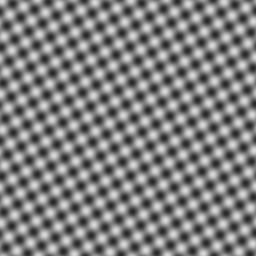
#> input picture data/samples/crossing_030_120.png, 256 x 256 px
$ python -i analysis.py   (imports and definitions only)   (older library calls are emulated)
#> lines starting #> are read from the running program, lines starting #| are printed output that depends on the picture; after the words box and inside, x2 and y2 are one past the last pixel; in counts of white or black regions, pixels touching at a corner belong together
#> further down, picture is the input picture: shape (256, 256, 3); min 38, max 217, mean 127.5
"""Spatial and Fourier texture orientation, with a shared mathematical convention.

Angles describe STRUCTURES, not their gradient normals. 0 deg is horizontal,
90 deg is vertical, positive angles are counter-clockwise, modulo 180 deg.
The implementations are independent of the Fiji Directionality Java plugin.
"""

from __future__ import annotations

import math
from dataclasses import asdict, dataclass
from typing import Any

import cv2
import numpy as np
from scipy.ndimage import gaussian_filter1d
from scipy.signal import find_peaks

EPS = 1e-15


@dataclass(frozen=True)
class AnalysisConfig:
    bins: int = 180
    gaussian_sigma: float = 1.0
    sobel_size: int = 5
    gradient_threshold: float = 0.05
    gradient_weight: int = 2
    histogram_sigma_deg: float = 2.0
    min_frequency: float = 0.02
    max_frequency: float = 0.45
    use_hann: bool = True
    max_size: int = 2048

    def validate(self) -> None:
        if type(self.bins) is not int or not 18 <= self.bins <= 720:
            raise ValueError("bins must be an integer in [18, 720].")
        if type(self.sobel_size) is not int or self.sobel_size not in (3, 5, 7):
            raise ValueError("sobel_size must be 3, 5 or 7.")
        if type(self.gradient_weight) is not int or self.gradient_weight not in (1, 2):
            raise ValueError("gradient_weight must be 1 or 2.")
        numbers = [
            self.gaussian_sigma,
            self.gradient_threshold,
            self.histogram_sigma_deg,
            self.min_frequency,
            self.max_frequency,
        ]
        if not all(isinstance(x, (int, float)) and math.isfinite(x) for x in numbers):
            raise ValueError("All numeric parameters must be finite.")
        if not 0 <= self.gaussian_sigma <= 5:
            raise ValueError("gaussian_sigma must be in [0, 5].")
        if not 0 <= self.gradient_threshold < 1:
            raise ValueError("gradient_threshold must be in [0, 1).")
        if not 0 <= self.histogram_sigma_deg <= 15:
            raise ValueError("histogram_sigma_deg must be in [0, 15].")
        if not 0 <= self.min_frequency < self.max_frequency <= 0.5:
            raise ValueError("Require 0 <= min_frequency < max_frequency <= 0.5 cycles/pixel.")
        if type(self.use_hann) is not bool:
            raise ValueError("use_hann must be a Boolean.")
        if type(self.max_size) is not int or not 64 <= self.max_size <= 4096:
            raise ValueError("max_size must be an integer in [64, 4096].")


@dataclass
class AnalysisResult:
    config: AnalysisConfig
    metadata: dict[str, Any]
    angles: np.ndarray
    gray: np.ndarray
    processed: np.ndarray
    gx: np.ndarray
    gy: np.ndarray
    magnitude: np.ndarray
    texture_angles: np.ndarray
    valid_mask: np.ndarray
    orientation_rgb: np.ndarray
    fft_power: np.ndarray
    fft_log: np.ndarray
    frequency_mask: np.ndarray
    spatial_raw: np.ndarray
    spatial_hist: np.ndarray
    fourier_raw: np.ndarray
    fourier_hist: np.ndarray
    spatial_stats: dict[str, Any]
    fourier_stats: dict[str, Any]
    warnings: list[str]

    # [10 lines left out: function summary, not called in this run]


def axial_error(a: float | np.ndarray, b: float | np.ndarray):
    """Smallest angular distance for undirected axes, always in [0, 90]."""
    d = np.abs((np.asarray(a) - np.asarray(b) + 90.0) % 180.0 - 90.0)
    return float(d) if d.ndim == 0 else d


def prepare_image(
    image: np.ndarray, config: AnalysisConfig, roi: tuple[int, int, int, int] | None = None
):
    """Validate, crop, convert RGB to luminance, normalize and resize isotropically.

    Array inputs with three channels are RGB, NOT OpenCV BGR. Inputs must be
    finite real values. Per-image min-max normalization is used, so brightness
    and contrast cannot be compared quantitatively between separate images.
    """
    arr = np.asarray(image)
    if arr.ndim not in (2, 3) or arr.size == 0:
        raise ValueError("Expected a nonempty 2D grayscale or HxWx3 RGB image.")
    if arr.ndim == 3 and arr.shape[2] not in (3, 4):
        raise ValueError("Color images must have three RGB or four RGBA channels.")
    if not (np.issubdtype(arr.dtype, np.number) or arr.dtype == np.bool_):
        raise ValueError("Image pixels must be numeric.")
    if np.iscomplexobj(arr) or not np.all(np.isfinite(arr)):
        raise ValueError("Complex, NaN and infinite image values are not supported.")
    original_shape = list(arr.shape[:2])
    if roi is not None:
        if len(roi) != 4 or any(type(v) is not int for v in roi):
            raise ValueError("ROI must be four integers: x y width height.")
        x, y, w, h = roi
        if min(x, y) < 0 or min(w, h) < 32 or x + w > arr.shape[1] or y + h > arr.shape[0]:
            raise ValueError("ROI must be inside the image and at least 32x32 pixels.")
        arr = arr[y : y + h, x : x + w]
    if min(arr.shape[:2]) < 32:
        raise ValueError("Image must be at least 32x32 pixels.")
    arr = arr.astype(np.float64)
    if arr.ndim == 3:
        if arr.shape[2] == 4:
            alpha = arr[..., 3]
            alpha_max = 255.0 if alpha.max() > 1 else 1.0
            alpha = np.clip(alpha / alpha_max, 0, 1)
            white = 255.0 if arr[..., :3].max() > 1 else 1.0
            arr = arr[..., :3] * alpha[..., None] + white * (1 - alpha[..., None])
        arr = 0.299 * arr[..., 0] + 0.587 * arr[..., 1] + 0.114 * arr[..., 2]
#> arr: shape (256, 256) float64
    lo, hi = float(arr.min()), float(arr.max())
#> lo = 38; hi = 217
    arr = (arr - lo) / (hi - lo) if hi > lo else np.zeros_like(arr)
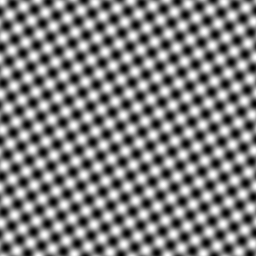
#> arr: shape (256, 256) float64; min 0, max 1, mean 0.5
    cropped_shape = list(arr.shape)
    scale = min(1.0, config.max_size / max(arr.shape))
    if scale < 1:
        width = max(1, int(round(arr.shape[1] * scale)))
        height = max(1, int(round(arr.shape[0] * scale)))
        arr = cv2.resize(arr, (width, height), interpolation=cv2.INTER_AREA)
        if min(arr.shape) < 32:
            raise ValueError("Aspect ratio is too extreme after downsampling; crop an ROI.")
    processed = arr.copy()
    if config.gaussian_sigma > 0:
        processed = cv2.GaussianBlur(
            processed, (0, 0), config.gaussian_sigma, borderType=cv2.BORDER_REFLECT_101
        )
    meta = {
        "original_shape_hw": original_shape,
        "cropped_shape_hw": cropped_shape,
        "analysis_shape_hw": list(arr.shape),
        "resize_scale": scale,
        "roi_xywh": list(roi) if roi else None,
        "input_min": lo,
        "input_max": hi,
        "normalization": "per-image min-max to [0,1]",
        "pixel_spacing_assumption": "square pixels; frequency in cycles/analysis-pixel",
    }
    return arr, processed, meta


def normalized_histogram(angles: np.ndarray, weights: np.ndarray, bins: int, sigma_deg: float):
    """Circular linear voting to centers 0, step, ..., 180-step degrees."""
    a = np.asarray(angles, dtype=np.float64).ravel()
    w = np.asarray(weights, dtype=np.float64).ravel()
    if a.size != w.size:
        raise ValueError("angles and weights must have identical sizes.")
    good = np.isfinite(a) & np.isfinite(w) & (w > 0)
    a, w = a[good], w[good]
    hist = np.zeros(bins, dtype=np.float64)
    if w.size and float(w.sum()) > EPS:
        u = (a % 180.0) * (bins / 180.0)
        i = np.floor(u).astype(np.int64)
        frac = u - i
        hist += np.bincount(i % bins, weights=w * (1 - frac), minlength=bins)
        hist += np.bincount((i + 1) % bins, weights=w * frac, minlength=bins)
        hist /= hist.sum()
    smooth = hist.copy()
    if sigma_deg > 0 and smooth.sum() > 0:
        smooth = gaussian_filter1d(smooth, sigma_deg * bins / 180.0, mode="wrap")
        smooth /= smooth.sum()
    return hist, smooth


def _refine_peak(hist: np.ndarray, index: int) -> float:
    """Three-bin parabolic interpolation; not a Gaussian fit."""
    left, mid, right = hist[(index - 1) % len(hist)], hist[index], hist[(index + 1) % len(hist)]
    denom = left - 2 * mid + right
    delta = 0.0 if abs(denom) < EPS else float(np.clip(0.5 * (left - right) / denom, -0.5, 0.5))
    return float(((index + delta) * 180.0 / len(hist)) % 180.0)


def histogram_statistics(hist: np.ndarray) -> dict[str, Any]:
    n = len(hist)
    if float(hist.sum()) <= EPS:
        return {
            "has_signal": False,
            "peak_angle_deg": None,
            "mean_angle_deg": None,
            "resultant_length": None,
            "entropy_normalized": None,
            "peak_mass_pm10deg": None,
            "peaks_deg": [],
            "interpretation": "no_signal",
        }
    p = np.asarray(hist, float) / np.sum(hist)
    angles = np.arange(n) * 180.0 / n
    z = np.sum(p * np.exp(2j * np.deg2rad(angles)))
    r = float(np.clip(abs(z), 0, 1))
    mean = float((0.5 * np.rad2deg(np.angle(z))) % 180) if r > 1e-8 else None
    nz = p[p > 0]
    entropy = float(np.clip(-np.sum(nz * np.log(nz)) / np.log(n), 0, 1))
    peak = _refine_peak(p, int(np.argmax(p)))
    mass = float(p[axial_error(angles, peak) <= 10].sum())
    distance = max(1, int(round(10 * n / 180)))
    candidates, properties = find_peaks(
        np.tile(p, 3), prominence=float(0.08 * p.max()), distance=distance
    )
    candidates = candidates[(candidates >= n) & (candidates < 2 * n)] - n
    candidates = sorted(candidates, key=lambda i: p[i], reverse=True)
    peaks = [_refine_peak(p, int(i)) for i in candidates[:3]]
    if not peaks and p.max() - p.min() > 1e-10:
        peaks = [peak]
    if r < 0.45 and len(peaks) >= 2 and mass > 0.18:
        interpretation = "multimodal_or_mixed"
    elif r < 0.15 and entropy > 0.90:
        interpretation = "diffuse_or_weakly_oriented"
    elif r > 0.70:
        interpretation = "strong_single_axis_component"
    else:
        interpretation = "mixed_or_moderately_oriented"
    return {
        "has_signal": True,
        "peak_angle_deg": peak,
        "mean_angle_deg": mean,
        "resultant_length": r,
        "entropy_normalized": entropy,
        "peak_mass_pm10deg": mass,
        "peaks_deg": peaks,
        "interpretation": interpretation,
    }


def _orientation_map(
    gray: np.ndarray, angles: np.ndarray, magnitude: np.ndarray, mask: np.ndarray
) -> np.ndarray:
    hsv = np.zeros((*gray.shape, 3), dtype=np.float32)
    hsv[..., 0] = (angles * 2).astype(np.float32)
    reference = float(np.percentile(magnitude[mask], 95)) if np.any(mask) else 1.0
    hsv[..., 1] = np.where(mask, np.clip(magnitude / max(reference, EPS), 0, 1), 0)
    hsv[..., 2] = 0.2 + 0.8 * gray
    rgb = cv2.cvtColor(hsv, cv2.COLOR_HSV2RGB)
    return np.clip(np.rint(rgb * 255), 0, 255).astype(np.uint8)


def analyze(
    image: np.ndarray,
    config: AnalysisConfig | None = None,
    roi: tuple[int, int, int, int] | None = None,
) -> AnalysisResult:
    config = config or AnalysisConfig()
    config.validate()
    gray, processed, meta = prepare_image(image, config, roi)
#> meta = 9 items
    h, w = processed.shape
    # Normalize the gain of the separable Sobel derivative. Absolute gain cancels
    # out of a normalized histogram but this keeps exported magnitudes readable.
    gain = 2.0 ** (2 * config.sobel_size - 3)
    gx = cv2.Sobel(
        processed,
        cv2.CV_64F,
        1,
        0,
        ksize=config.sobel_size,
        scale=1 / gain,
        borderType=cv2.BORDER_REFLECT_101,
    )
    gy = cv2.Sobel(
        processed,
        cv2.CV_64F,
        0,
        1,
        ksize=config.sobel_size,
        scale=1 / gain,
        borderType=cv2.BORDER_REFLECT_101,
    )
    magnitude = np.hypot(gx, gy)
    theta = (np.rad2deg(np.arctan2(-gy, gx)) + 90.0) % 180.0
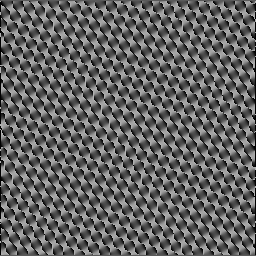
#> theta: shape (256, 256) float64; min 0, max 180, mean 97.4
    margin = config.sobel_size // 2 + int(math.ceil(3 * config.gaussian_sigma))
    mask = np.zeros((h, w), dtype=bool)
    if h > 2 * margin and w > 2 * margin:
        mask[margin : h - margin, margin : w - margin] = True
    else:
        raise ValueError("Image/ROI is too small for the selected blur and Sobel support.")
    max_magnitude = float(magnitude[mask].max()) if np.any(mask) else 0
#> max_magnitude = 0.12
#> mask: shape (256, 256) bool; 92.3% white; 1 black region, box (x1, y1, x2, y2) and area: (0, 0, 256, 256) 5020
    mask &= magnitude > max(EPS, config.gradient_threshold * max_magnitude)
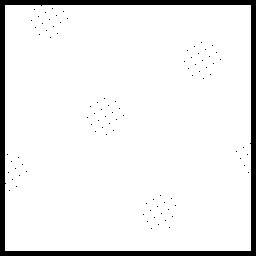
#> mask: shape (256, 256) bool; 92.2% white; 93 black regions (92 under 20 px), largest, box (x1, y1, x2, y2) and area: (0, 0, 256, 256) 5023
    spatial_raw, spatial_hist = normalized_histogram(
        theta[mask],
        magnitude[mask] ** config.gradient_weight,
        config.bins,
        config.histogram_sigma_deg,
    )
#> in normalized_histogram, `hist += np.bincount(i % bins, weights=w * (1 - frac), minlength=bins)`: hist = 180 values, max 6.1 at index 74, min 0.453 at index 34, mean 1.2
#> in normalized_histogram, `hist += np.bincount((i + 1) % bins, weights=w * frac, minlength=bins)`: hist = 180 values, max 13.62 at index 165, min 0.986 at index 31, mean 2.4
#> in normalized_histogram, `hist /= hist.sum()`: hist = 180 values, max 0.0315 at index 165, min 0.00228 at index 31, mean 0.00556
#> in normalized_histogram, `smooth = hist.copy()`: smooth has the same summary as hist
#> in normalized_histogram, `smooth = gaussian_filter1d(smooth, sigma_deg * bins / 180.0, mode="wra..`: smooth = 180 values, max 0.0211 at index 75, min 0.00235 at index 30, mean 0.00556
#> spatial_raw has the same summary as hist in normalized_histogram; spatial_hist has the same summary as smooth in normalized_histogram
    centered = processed - float(processed.mean())
    if config.use_hann:
        centered = centered * np.outer(np.hanning(h), np.hanning(w))
    spectrum = np.fft.fftshift(np.fft.fft2(centered))
    power = np.abs(spectrum) ** 2
    # Frequency coordinates MUST be normalized by each image dimension. Raw
    # array indices would give wrong angles for non-square images.
    fx = np.fft.fftshift(np.fft.fftfreq(w))
    fy = np.fft.fftshift(np.fft.fftfreq(h))
    fxx, fyy = np.meshgrid(fx, fy)
    radius = np.hypot(fxx, fyy)
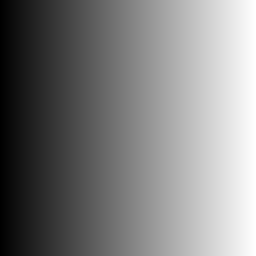
#> fxx: shape (256, 256) float64; min -0.5, max 0.496, mean -0.00195; drawn with min black and max white
    frequency_mask = (
        (radius >= config.min_frequency) & (radius <= config.max_frequency) & (radius > 0)
    )
    fourier_angles = (np.rad2deg(np.arctan2(-fyy, fxx)) + 90.0) % 180.0
    fourier_raw, fourier_hist = normalized_histogram(
        fourier_angles[frequency_mask],
        power[frequency_mask],
        config.bins,
        config.histogram_sigma_deg,
    )
#> fourier_raw = 180 values, max 0.16 at index 30, min 7.25e-09 at index 1, mean 0.00556; fourier_hist = 180 values, max 0.0694 at index 30, min 1.8e-08 at index 170, mean 0.00556
    spatial_stats = histogram_statistics(spatial_hist)
#> in histogram_statistics, `n = len(hist)`: n = 180
#> in histogram_statistics, `p = np.asarray(hist, float) / np.sum(hist)`: p has the same summary as smooth in normalized_histogram
#> in histogram_statistics, `angles = np.arange(n) * 180.0 / n`: angles = 180 values from 0 to 179
#> in histogram_statistics, `r = float(np.clip(abs(z), 0, 1))`: r = 0.000118
#> in histogram_statistics, `mean = float((0.5 * np.rad2deg(np.angle(z))) % 180) if r > 1e-8 else N..`: mean = 30.74
#> in histogram_statistics, `nz = p[p > 0]`: nz has the same summary as smooth in normalized_histogram
#> in histogram_statistics, `entropy = float(np.clip(-np.sum(nz * np.log(nz)) / np.log(n), 0, 1))`: entropy = 0.949
#> in _refine_peak, `left, mid, right = hist[(index - 1) % len(hist)], hist[index], hist[(i..`: left = 0.0206; mid = 0.0211; right = 0.0201
#> in _refine_peak, `denom = left - 2 * mid + right`: denom = -0.00159
#> in _refine_peak, `delta = 0.0 if abs(denom) < EPS else float(np.clip(0.5 * (left - right..`: delta = -0.163
#> in histogram_statistics, `peak = _refine_peak(p, int(np.argmax(p)))`: peak = 74.84
#> in axial_error, `d = np.abs((np.asarray(a) - np.asarray(b) + 90.0) % 180.0 - 90.0)`: d = 180 values, max 89.84 at index 165, min 0.163 at index 75, mean 45
#> in histogram_statistics, `mass = float(p[axial_error(angles, peak) <= 10].sum())`: mass = 0.257
#> in histogram_statistics, `distance = max(1, int(round(10 * n / 180)))`: distance = 10
#> in histogram_statistics, `candidates, properties = find_peaks( np.tile(p, 3), prominence=float(0..`: candidates = [75, 165, 255, 345, 435, 525]; properties = {'prominences': [0.0188, 0.0187, 0.0188, 0.0187, 0.0188, 0.0158], 'left_bases': [30, 121, 210, 301, 390, 481], 'right_bases': [210, 210, 390, 390, 481, 539]}
#> in histogram_statistics, `candidates = candidates[(candidates >= n) & (candidates < 2 * n)] - n`: candidates = [75, 165]
#> in histogram_statistics, `peaks = [_refine_peak(p, int(i)) for i in candidates[:3]]`: peaks = [74.84, 164.9]
#> spatial_stats = {'has_signal': True, 'peak_angle_deg': 74.84, 'mean_angle_deg': 30.74, 'resultant_length': 0.000118, 'entropy_normalized': 0.949, 'peak_mass_pm10deg': 0.257, 'peaks_deg': [74.84, 164.9], 'interpretation': 'multimodal_or_mixed'}
    fourier_stats = histogram_statistics(fourier_hist)
#> fourier_stats = {'has_signal': True, 'peak_angle_deg': 30.01, 'mean_angle_deg': 30.08, 'resultant_length': 0.000152, 'entropy_normalized': 0.613, 'peak_mass_pm10deg': 0.5, 'peaks_deg': [30.01, 120], 'interpretation': 'multimodal_or_mixed'}
    notes = []
    for label, stats in [("Spatial", spatial_stats), ("Fourier", fourier_stats)]:
        if not stats["has_signal"]:
            notes.append(label + ": no usable directional energy; angle is undefined.")
        elif stats["resultant_length"] < 0.15:
            notes.append(
                label
                + ": low axial resultant; inspect the whole histogram for multiple peaks or diffuse content."
            )
#> this loop made 2 passes
#> label on passes 1 to 2: 'Spatial', 'Fourier'
#> after the loop, notes = 2 items
    if meta["resize_scale"] < 1:
        notes.append("Image was isotropically downsampled. Frequencies refer to analysis pixels.")
    if spatial_stats["has_signal"] and fourier_stats["has_signal"]:
        delta = axial_error(spatial_stats["peak_angle_deg"], fourier_stats["peak_angle_deg"])
#> delta = 44.83
        meta["spatial_fourier_peak_difference_deg"] = delta
        if delta > 10:
            notes.append(
                "Methods disagree by more than 10 degrees: examine multiple scales, peaks, ROI and frequency limits."
            )
    meta.update(
        {
            "excluded_border_pixels": margin,
            "valid_gradient_fraction": float(mask.mean()),
            "frequency_bin_count": int(frequency_mask.sum()),
            "fourier_band_energy": float(power[frequency_mask].sum()),
        }
    )
#> frequency_mask: shape (256, 256) bool; 63.5% white; 2 black regions, box (x1, y1, x2, y2) and area: (0, 0, 256, 256) 23847, (123, 123, 134, 134) 89
    return AnalysisResult(
        config,
        meta,
        np.arange(config.bins) * 180.0 / config.bins,
        gray,
        processed,
        gx,
        gy,
        magnitude,
        theta,
        mask,
        _orientation_map(processed, theta, magnitude, mask),
        power,
        np.log1p(power),
        frequency_mask,
        spatial_raw,
        spatial_hist,
        fourier_raw,
        fourier_hist,
        spatial_stats,
        fourier_stats,
        notes,
    )
#> in _orientation_map, `hsv[..., 0] = (angles * 2).astype(np.float32)`:
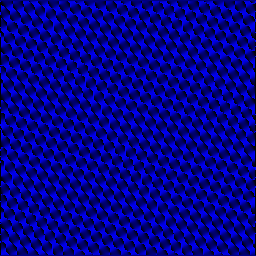
#> hsv: shape (256, 256, 3) float32; mean of channels 0, 1, 2 194.9, 0, 0; drawn with min black and max white
#> in _orientation_map, `reference = float(np.percentile(magnitude[mask], 95)) if np.any(mask) ..`: reference = 0.115
#> in _orientation_map, `rgb = cv2.cvtColor(hsv, cv2.COLOR_HSV2RGB)`:
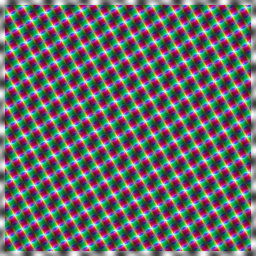
#> rgb: shape (256, 256, 3) float32; mean R, G, B 0.405, 0.405, 0.405
#> in _orientation_map, `return np.clip(np.rint(rgb * 255), 0, 255).astype(np.uint8)`:
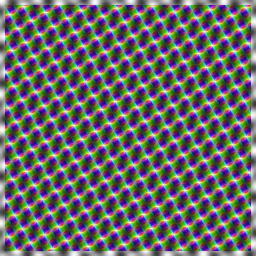
#> returned value: shape (256, 256, 3); mean of channels 0, 1, 2 103.3, 103.3, 103.3; drawn as B, G, R

>>> import cv2
>>> picture = cv2.imread('../data/samples/crossing_030_120.png')
>>> result = analyze(picture)
